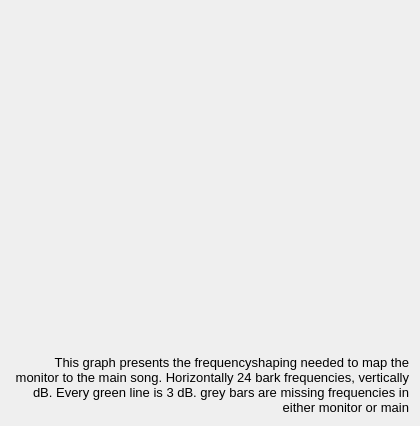
<ui version="4.0" >
 <class>FrequencyDialog</class>
 <widget class="QDialog" name="FrequencyDialog" >
  <property name="geometry" >
   <rect>
    <x>0</x>
    <y>0</y>
    <width>420</width>
    <height>426</height>
   </rect>
  </property>
  <property name="windowTitle" >
   <string>Frequency Shaping</string>
  </property>
  <layout class="QGridLayout" >
   <item row="0" column="0" >
    <widget class="QLabel" name="frequency_map" >
     <property name="sizePolicy" >
      <sizepolicy vsizetype="Expanding" hsizetype="Preferred" >
       <horstretch>0</horstretch>
       <verstretch>0</verstretch>
      </sizepolicy>
     </property>
     <property name="scaledContents" >
      <bool>true</bool>
     </property>
     <property name="wordWrap" >
      <bool>false</bool>
     </property>
    </widget>
   </item>
   <item row="1" column="0" >
    <widget class="QLabel" name="textLabel5" >
     <property name="sizePolicy" >
      <sizepolicy vsizetype="Minimum" hsizetype="Preferred" >
       <horstretch>0</horstretch>
       <verstretch>0</verstretch>
      </sizepolicy>
     </property>
     <property name="font" >
      <font>
       <pointsize>10</pointsize>
      </font>
     </property>
     <property name="text" >
      <string>This graph presents the frequencyshaping needed to map the monitor to the main song. Horizontally 24 bark frequencies, vertically dB. Every green line is 3 dB. grey bars are missing frequencies in either monitor or main</string>
     </property>
     <property name="alignment" >
      <set>Qt::AlignRight|Qt::AlignTrailing|Qt::AlignVCenter</set>
     </property>
     <property name="wordWrap" >
      <bool>true</bool>
     </property>
    </widget>
   </item>
  </layout>
 </widget>
 <layoutdefault spacing="6" margin="11" />
 <pixmapfunction>qPixmapFromMimeSource</pixmapfunction>
 <resources/>
 <connections/>
</ui>
